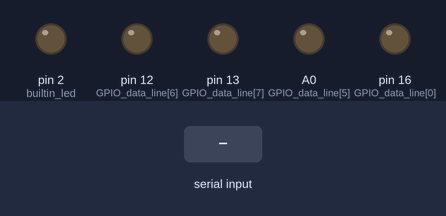
This sketch was run on a simulated Arduino Uno, built with avr-gcc and run on an emulated ATmega328P. Parts: output pins drawn as LEDs (lit = HIGH). The inputs (shaded band) are chosen by the test bench. Pins used as bus, display or sensor lines are not drawn.

Above: at 5.2 s.
5.3 s: "D11\n" received over Serial
At 6.3 s:
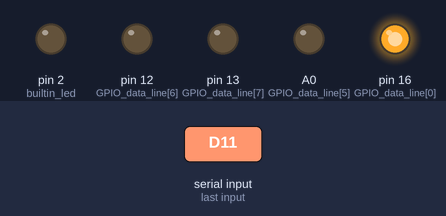
6.8 s: "D10\n" received over Serial
At 7.4 s:
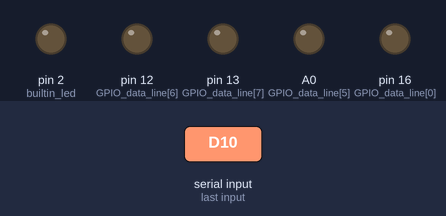
Timing chart, 0 to 9.8 s (numbered marks = the images above; inputs shaded):
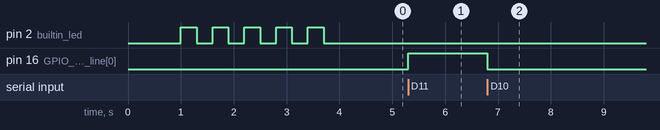

Measured:
- after the input at 5.3 s, pin 16 (GPIO_data_line[0]): LOW → HIGH at once
- after the input at 6.8 s, pin 16 (GPIO_data_line[0]): HIGH → LOW at once

The sketch:

esp8266_usb_parallelport.ino
```cpp
//
//  >>>  esp8266_usb_parallelport.ino <<<      T.Hebbeker
//
//  = software to emulate parallel port (centronics port, D-SUB 25 connector)
//  NodeMCU ESP8266 12F board must be complemented by electronics and female D-SUB connector
//
//  PC/notebook sends requests - via usb cable - to esp8266 board
//    which in turn addresses parallel port
//
//  compilation and uploading to ESP8266 via Arduino IDE
//
//  Arduino IDE:  board = generic ESP8266 module
//   port = /dev/ttyUSB0  or /dev/ttyUSB1  or ...  (can be used also in cpp programs)
//
//  sets eight output "data bits" and reads five "status bits" of ESP8266,
//    connected to those bits of parallel port
//
//  on PC/notebook a c++ program esp8266_usb_parallelport.cpp with subroutine
//     void parallelport_out(int byte) {  }   //  byte = 0 .. 255
//  should send appropriate usb commands to set/unset the appropriate pins of the esp8266 board
//  similarly
//     int parallelport_in() {  }   //   = 0 .. 31
//  should receive status bits when appropriate usb command is sent
//
//  parallel port input lines:
//  ---------------------------
//  NodeMCU esp8266 board pins => parallel port
//    D0 = GPIO16              => Data out bit 0   Pin 2
//    TX = GPIO1               => Data out bit 1   Pin 3
//    RX = GPIO3               => Data out bit 2   Pin 4
//    D3 = GPIO0               => Data out bit 3   Pin 5
//    D4 = GPIO2               => Data out bit 4   Pin 6
//    D5 = GPIO14              => Data out bit 5   Pin 7
//    D6 = GPIO12              => Data out bit 6   Pin 8
//    D7 = GPIO13              => Data out bit 7   Pin 9
//
// parallel port status lines:
//  ---------------------------
//  NodeMCU esp8266 board pins <= parallel port = PP
//    S0 = D8   = GPIO15         <= Data in bit 6   Pin 10  ACK
//    S1 = D2   = GPIO4          <= Data in bit 7   Pin 11  BUSY inverted
//    S2 = D1   = GPIO5          <= Data in bit 5   Pin 12  PAPER (_END)
//    S3 = SD3  = GPIO10         <= Data in bit 4   Pin 13  SELECT
//    S4  ! use ADC0 !           <= Data in bit 3   Pin 15  ERROR
//
// the following hardware connections, voltage dividers and pull up resistors are needed:
//
//    GND(ESP8288) = GND(PP) (lines 18-25)
//
//    VIN = 5V (ESP8266) = pin 1 (PP) = Strobe (inverted)
//
//    all incoming status lines from parallel port might have + 5V, too much for EPS8266,
//      thus use the followint voltage dividers for ACK, BUSY, PAPER, SELECT
//      GND - 470 Ohm --- 220 Ohm - PP      this scales down 5V input to 3.4 V at ESP8266
//                     |
//                    ESP
//
//    ADC input for ERROR statut bit:
//       to avoid too high voltage (max 3.3 V permitted for NodeMCU ESP8266 use voltage divider,
//       but "inverted" with respect to normal GPIO inputs:
//       GND - 220 Ohm --- 470 Ohm - PP    this scales down 5V input to 1.6 V (ADC = 124)
//                      |                     at ESP8266 - enough to recognize it
//                     ESP
//
//      These resistor values are not yet optimized !!!
//
//    Note: during boot of the ESP8266 the output data lines are NOT all at "LOW" !
//    Note: the use of RX and TX as output lines 1,2 interferes with USB communication
//          THUS data lines 1,2 CAN NOT BE USED!
//
//   can be tested by shell commands like echo "D255\n" > /dev/ttyUSB0
//
//  2024-03-16   v1.0   inspired by esp8266_wlan_parallelport.ino and arduino_usb_parallel-port.ino
//  2024-03-24   v1.1   move code from serialevent into loop() - else does not work. Help from David!
//  2024-04-15   v2.0   cleanup
//

String inputString = "";      // a String to hold incoming data for serial interface
bool stringComplete = false;  // whether the string is complete
String outputString = "";     // a String to hold outgoing data

const int high = 1;
const int low = 0;

int buttonvalue;

int databyte;
int statusbyte;

const int GPIO_data_line[8] = {16,1,3,0,2,14,12,13};
const int GPIO_status_line[5] = {15,4,5,10,99};   // last value not used - instead ADC0

int bit[8];
static int oldbit[8] = {-1,-1,-1,-1,-1,-1,-1,-1};

int factor;

// for on-board LED:
const int builtin_led = 2;

int adcvalue;
int adcvalue_threshold = 64;   //  corresponding to about 1.6V/2  see above


void setup() {


  // for USB communication
  Serial.begin(115200);   // default = standard
  // Serial.begin(230400);   // too fast, not working
  // Serial.begin(9600);    // slowly .... for testing

  // reserve 200 bytes for the inputString:
  inputString.reserve(200);

  // prepare LED
  pinMode(builtin_led, OUTPUT);

  // prepare GPIOs for data lines
  //  and set everything to low
  for(int i=0; i<8; i++) {
    if(i<1 || i>2 ) {
      pinMode(GPIO_data_line[i], OUTPUT);
      digitalWrite(GPIO_data_line[i], low);
    }
  }

  // prepare GPIOs for status lines
  for(int i=0; i<4; i++) {     // only 4 of 5 status lines
    pinMode(GPIO_status_line[i], INPUT);
  }

  // say hello with built-in LED
  delay(1000);
  for(int m=1; m<=5; m++) {
    digitalWrite(builtin_led, high);
    delay(300);
    digitalWrite(builtin_led, low);
    delay(300);
  }


}

void loop() {

   while (Serial.available()) {
    //
    // from https://docs.arduino.cc/built-in-examples/communication/SerialEvent/
    //
    // get the new byte:
    char inChar = (char)Serial.read();
    // add it to the inputString:
    inputString += inChar;
    // if the incoming character is a newline, set a flag so the main loop can
    // do something about it:
    if (inChar == '\n') {
      stringComplete = true;
    }
  }

  if (stringComplete) {

    //   testing
     /*
     if(inputString.substring(0,3) == "D10") digitalWrite(GPIO_data_line[1],0);
     if(inputString.substring(0,3) == "D11") digitalWrite(GPIO_data_line[1],1);
     */
     //

     // get data from PC
	   if(inputString.substring(0,1) == "D") {

       // databyte = inputString.substring(1,8).toInt();
       databyte = inputString.substring(1,4).toInt(); // = position 1 to 3

       for(int i=0; i<8; i++) {
         bit[i] = ((databyte >> i) & 0x01);
       }

       for(int i=0; i<8; i++) {
         if(i<1 || i>2 ) {
           if(bit[i]!=oldbit[i]) {
             oldbit[i]=bit[i];
             digitalWrite(GPIO_data_line[i],bit[i]);
           }
         }
       }

     }

     // send status data to PC
     if(inputString.substring(0,1) == "S") {

       factor = 1;
       statusbyte = 0;
       for(int i=0; i<4; i++) {    // only 4 status lines !
         bit[i] = digitalRead(GPIO_status_line[i]);
         statusbyte = statusbyte + bit[i]*factor;
         factor = factor*2;
       }

       // special treatment for A4 = ERROR bit: use ADC
	     bit[4] = 0;
       adcvalue = analogRead(A0);
   	   if (adcvalue > adcvalue_threshold) bit[4] = 1;
	     statusbyte = statusbyte + bit[4]*factor;

       statusbyte = statusbyte + 10;  // guarantees 2 characters
       outputString = String(statusbyte);
       Serial.print(outputString);

     }


     inputString = "";
     stringComplete = false;

   }  // end string complete


}  // end loop
```
